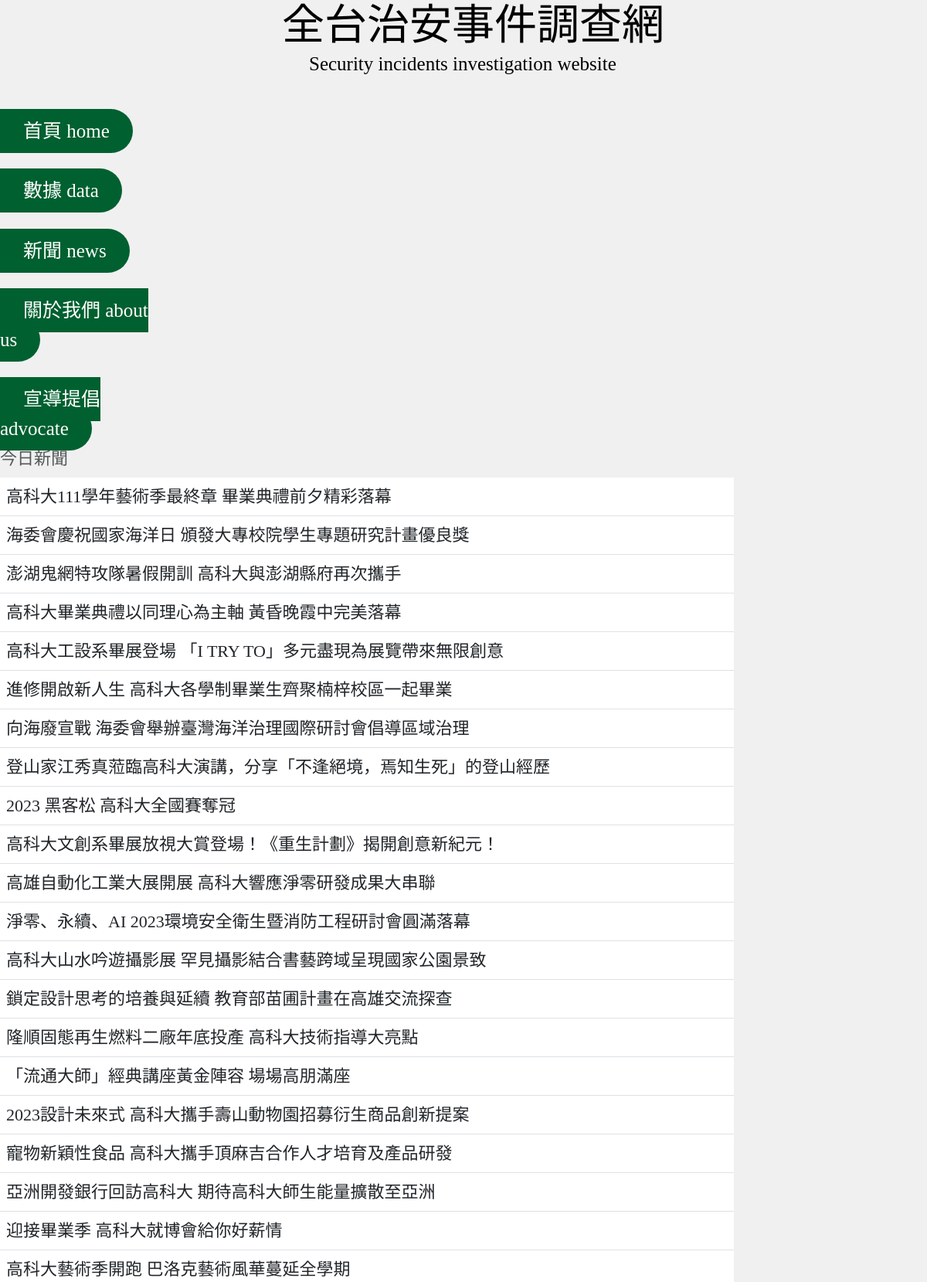
Page /news/ (upper part) on the committed database.
### mysite/models.py (models this page shows, shortened)
class news(models.Model):
    title = models.CharField(max_length=200)

### mysite/views.py (the view)
# urls.py: path('news/', views.news),
def news(request):
    data = models.news.objects.all()
    return render(request, "news.html", locals())

### templates/news.html (shortened to what this page needs)
<!doctype html>
<html lang="en">
  <head>
    <link href="https://cdn.jsdelivr.net/npm/bootstrap@5.3.0-alpha3/dist/css/bootstrap.min.css" rel="stylesheet">
  </head>
  <body style="background-color:#F0F0F0;">
    <div class="title">
        <p>全台治安事件調查網</p>
    </div>
    <div class="title2">
        <p> Security incidents investigation website</p>
    </div>
    <div class="left">
      <div class="buttonTopGap">
        <a class="buttonHome" a href="/home">首頁 home</a>
      </div>
      <div class="buttonGap">
          <a class="buttonHome" a href="/home"> 數據 data</a>
      </div>
      <div class="buttonGap">
          <a class="buttonHome" a href="/news">新聞 news</a>
      </div>
      <div class="buttonGap">
          <a class="buttonHome" a href="/about">關於我們 about us</a>
      </div>
      <div class="buttonGap">
          <a class="buttonHome" a href="/home"> 宣導提倡 advocate</a>
      </div>
    </div>
    <div class="right">
        <table class="table caption-top">
          <caption>今日新聞</caption>
          <tbody>
            {% for item in data %}
              <tr>
                <td>{{ item.title}} <br></td>
              </tr>
            {% endfor %}
          </tbody>
        </table>
    </div>
  </body>
</html>

### templates/news.html (style rules this page uses)
.title { margin: 0 auto; font-family: 'cwTeXFangSong', serif; font-size: 55px; color: black; padding-left: 365px; line-height: 1.2; }
.title2 { margin: 0 auto; font-family: 'cwTeXFangSong', serif; font-size: 25px; color: black; padding-left: 400px; line-height: 0.1; }
.buttonHome { padding: 15px 30px; font-size: 25px; margin: 0 auto; font-family: 'cwTeXFangSong', serif; border-top-right-radius: 9000px; border-bottom-right-radius: 9000px; background: #006030; color: white; text-decoration: none; }
.buttonTopGap { padding-top: 40px; }
.buttonGap { padding-top: 40px; }
.left { width: 250px; height: 400px; margin-top: 10px; display: inline-block; }
.right { width: 950px; height: 340px; font-family: 'cwTeXFangSong', serif; font-size: 22px; display: inline-block; }

### rows in the picture
news: title "高科大111學年藝術季最終章 畢業典禮前夕精彩落幕"
news: title "海委會慶祝國家海洋日 頒發大專校院學生專題研究計畫優良獎"
news: title "澎湖鬼網特攻隊暑假開訓 高科大與澎湖縣府再次攜手"
news: title "高科大畢業典禮以同理心為主軸 黃昏晚霞中完美落幕"
news: title "高科大工設系畢展登場 「I TRY TO」多元盡現為展覽帶來無限創意"
news: title "進修開啟新人生 高科大各學制畢業生齊聚楠梓校區一起畢業"
news: title "向海廢宣戰 海委會舉辦臺灣海洋治理國際研討會倡導區域治理"
news: title "登山家江秀真蒞臨高科大演講，分享「不逢絕境，焉知生死」的登山經歷"
news: title "2023 黑客松 高科大全國賽奪冠"
news: title "高科大文創系畢展放視大賞登場！《重生計劃》揭開創意新紀元！"
news: title "高雄自動化工業大展開展 高科大響應淨零研發成果大串聯"
news: title "淨零、永續、AI 2023環境安全衛生暨消防工程研討會圓滿落幕"
news: title "高科大山水吟遊攝影展 罕見攝影結合書藝跨域呈現國家公園景致"
news: title "鎖定設計思考的培養與延續 教育部苗圃計畫在高雄交流探查"
news: title "隆順固態再生燃料二廠年底投產 高科大技術指導大亮點"
news: title "「流通大師」經典講座黃金陣容 場場高朋滿座"
news: title "2023設計未來式 高科大攜手壽山動物園招募衍生商品創新提案"
news: title "寵物新穎性食品 高科大攜手頂麻吉合作人才培育及產品研發"
news: title "亞洲開發銀行回訪高科大 期待高科大師生能量擴散至亞洲"
news: title "迎接畢業季 高科大就博會給你好薪情"
news: title "高科大藝術季開跑 巴洛克藝術風華蔓延全學期"
